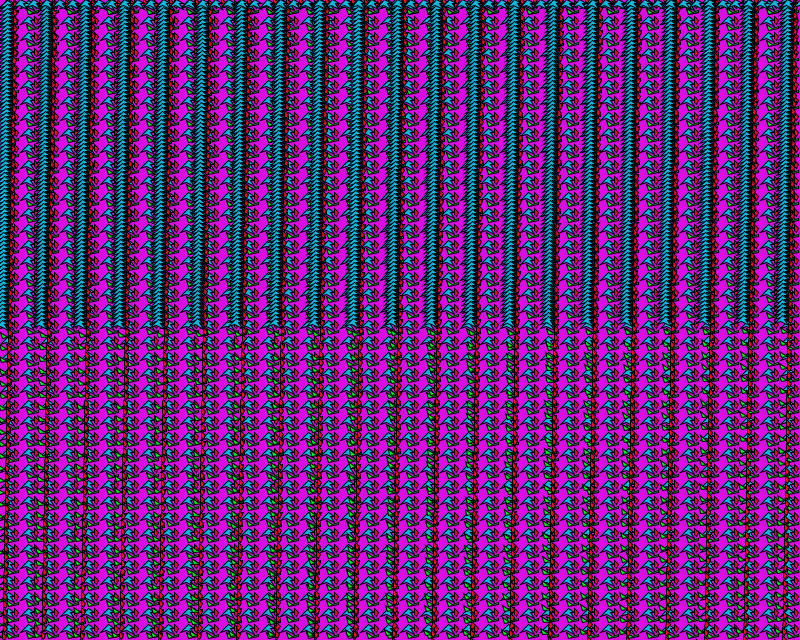
Frame 1 (no input)
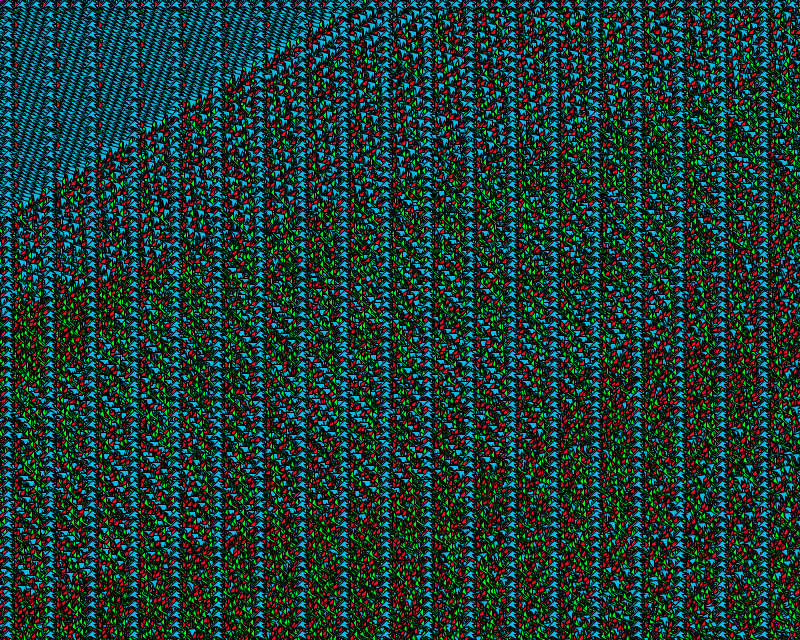
Frame 60 (the mouse pressed at the canvas centre just before this capture)
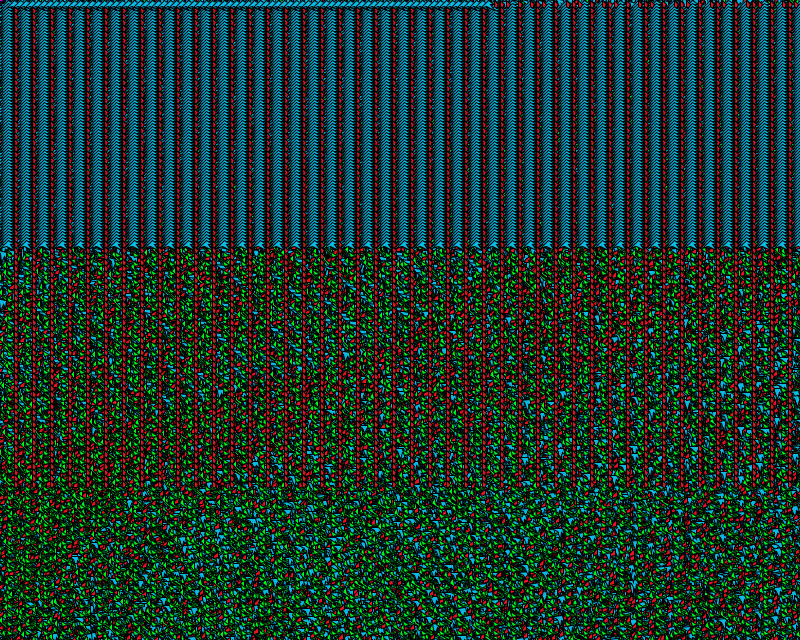
Frame 120 (the mouse held since frame 60 and released just before this capture)

The Processing sketch that drew these frames (run headless with seeded random() and noise(); from frame 60 on, the mouse is pressed at the canvas centre):

// Processing sketch: processing_50527
// ── processing_50527.pde



void setup() {
  size(800, 640);
  background(220, 12, 229);
  for (int i = 0; i < 41; i++) {
    pushMatrix();
    translate(i*20, 0);
    figure();
    figure1();
    figure2();
    for (int j = 0; j < 41; j++) {
      pushMatrix();
      translate(0, j*16);
      figure();
      figure1();
      figure2();
      popMatrix();
    }
    popMatrix();
  }
}

void draw() {
  int trans1 = int(random(21));
  int trans2 = int(random(17));
  for (int i = 0; i < 81; i++) {
    pushMatrix();
    //translate(i*20, 0);
    translate(i*trans1, 0); //to randomize, make it more glitchy
    rotate((-radians(frameCount))%(PI/3));
    figure();
    //translate(i*20, 0);
    translate(i*trans1, 0); //to randomize, make it more glitchy
    rotate((radians(frameCount))%(PI/3));
    figure1();
    //translate(i*20, 0);
    translate(i*trans1, 0); //to randomize, make it more glitchy
    rotate((radians(frameCount))%(PI/3));
    figure2();
    for (int j = 0; j < 81; j++) {
      pushMatrix();
      //translate(0, j*16);
      translate(0, j*trans2); //to randomize, make it even MORE glitchy
      figure();
      //translate(0, j*16);
      translate(0, j*trans2); //to randomize, make it even MORE glitchy
      figure1();
      //translate(0, j*16);
      translate(0, j*trans2); //to randomize, make it even MORE glitchy
      figure2();
      popMatrix();
    }
    popMatrix();
  }
}

void figure() {
  stroke(0);
  fill(11, 185, 227);
  beginShape();
  vertex(8, 0);
  vertex(14, 4);
  vertex(10, 4);
  vertex(14, 10);
  vertex(6, 6);
  vertex(0, 8);
  endShape(CLOSE);
}

void figure1() {
  stroke(0);
  fill(234, 17, 35);
  beginShape();
  vertex(14, 0);
  vertex(18, 4);
  vertex(16, 8);
  vertex(14, 6);
  vertex(14, 2);
  endShape(CLOSE);
}

void figure2() {
  stroke(0);
  fill(0, 245, 32);
  beginShape();
  vertex(6, 8);
  vertex(12, 12);
  vertex(18, 10);
  vertex(18, 12);
  vertex(8, 14);
  endShape(CLOSE);
}
